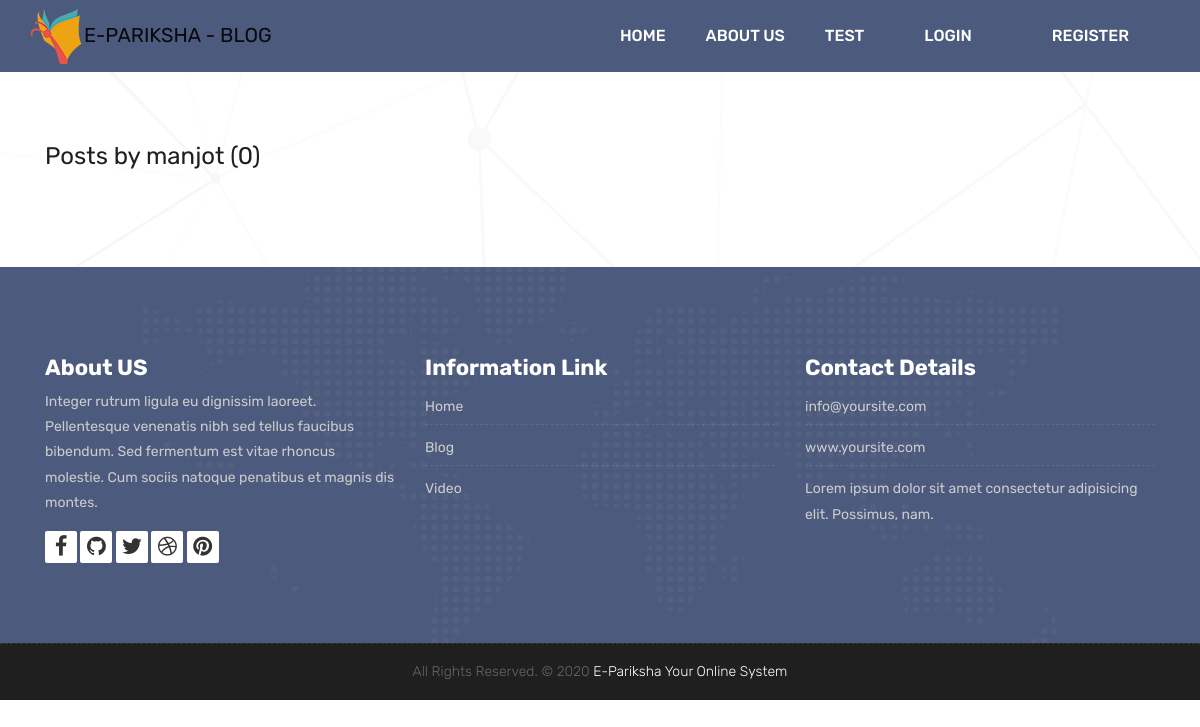
/blog/user/manjot, run on an earlier commit of the app's database.
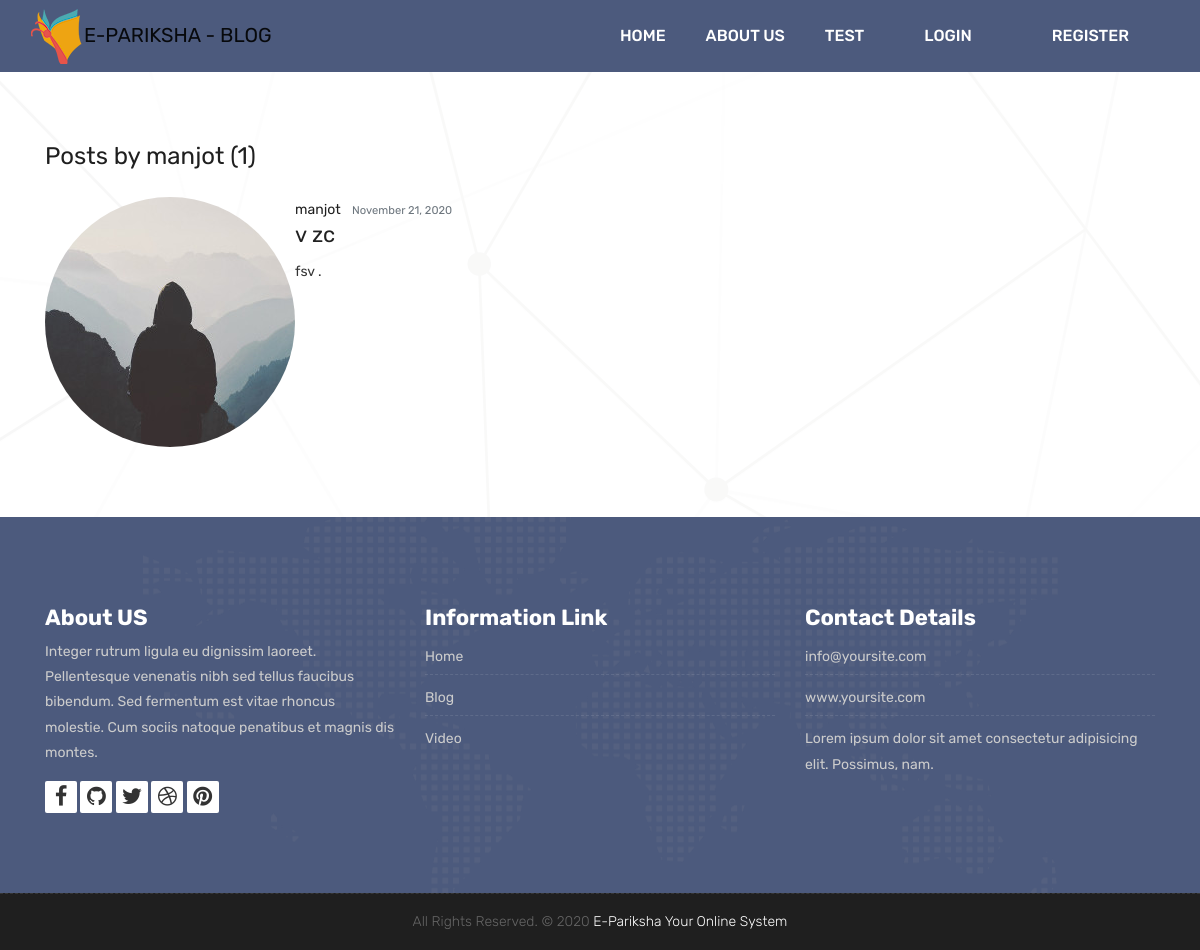
And on a later commit of the database.
### blog/models.py (models this page shows, shortened)
class Post(models.Model):
    title = models.CharField(max_length=100)
    important = models.BooleanField(default=False)
    content = models.TextField()
    date_posted = models.DateTimeField(default=timezone.now)
    author = models.ForeignKey(User, on_delete=models.CASCADE)

### users/models.py (models this page shows, shortened)
class Profile(models.Model):
    CHOICES =(
        ("Teacher", "Teacher"),
        ("Student", "Student"),
        ("Other","Other")
    )
    user = models.OneToOneField(User, on_delete=models.CASCADE)
    image = models.ImageField(default='default.jpg', upload_to='profile_pics')
    status_verified  = models.BooleanField(default=False)
    position = models.CharField(
        max_length=10,
        choices=CHOICES,
        default="Other",
    )

### blog/views.py (the view)
# urls.py: path('user/<str:username>', UserPostListView.as_view(), name='user-posts'),
class UserPostListView(ListView):
    model = Post
    template_name = 'blog/user_posts.html'  # <app>/<model>_<viewtype>.html
    context_object_name = 'posts'
    paginate_by = 5
    def get_queryset(self):
        user = get_object_or_404(User, username=self.kwargs.get('username'))
        return Post.objects.filter(author=user).order_by('-date_posted')

### blog/templates/blog/user_posts.html (shortened to what this page needs)
{% extends "tester/base.html" %}
{% block content %}
    <h1 class="mb-3">Posts by {{ view.kwargs.username }} ({{ page_obj.paginator.count }})</h1>
    {% for post in posts %}
        <article class="media content-section   {{ post.important }}">
          <img class="rounded-circle article-img" src="{{ post.author.profile.image.url }}">
          <div class="media-body">
            <div class="article-metadata">
              <a class="mr-2" href="{% url 'user-posts' post.author.username %}">{{ post.author }}</a>
              <small class="text-muted">{{ post.date_posted|date:"F d, Y" }}</small>
            </div>
            <h2><a class="article-title" href="{% url 'post-detail' post.id %}">{{ post.title }}</a></h2>
            <p class="article-content">{{ post.content }}</p>
          </div>
        </article>
    {% endfor %}
{% endblock content %}

### tester/templates/tester/base.html (shortened to what this page needs)
{% load static %}
<!DOCTYPE html>
<html lang="en">
<link rel="stylesheet" href="{% static 'tester/css/bootstrap.min.css' %}">
<link rel="stylesheet" href="{% static 'tester/style.css' %}">
<link rel="stylesheet" href="{% static 'tester/css/versions.css' %}">
<link rel="stylesheet" href="{% static 'tester/css/responsive.css' %}">
<link rel="stylesheet" href="{% static 'tester/css/custom.css' %}">
</head>
<body class="host_version">
	<header class="top-navbar">
		<nav class="navbar navbar-expand-lg navbar-light bg-light">
			<div class="container-fluid">
				<a class="navbar-brand" href="\">
					<img src="{% static 'tester/images/logo.png' %}" alt="" />E-PARIKSHA - BLOG
				</a>
				<div class="collapse navbar-collapse" id="navbars-host">
					<ul class="navbar-nav ml-auto">
						<li class="nav-item"><a class="nav-link" href="\">Home</a></li>
						<li class="nav-item"><a class="nav-link" href="about">About Us</a></li>
						<li class="nav-item dropdown"><a class="nav-link" href="">Test</a></li>
						{% if user.is_authenticated %}
							<li class="nav-item"><a class="nav-item nav-link" href="{% url 'post-create' %}">New Post</a>
							<li class="nav-item"><a class="nav-item nav-link" href="{% url 'profile' %}">Profile</a>
							<li class="nav-item"><a class="nav-item nav-link" href="{% url 'logout' %}">Logout</a>
						{% else %}
							<li class="nav-item"><a class="nav-item nav-link" href="{% url 'login' %}">Login</a>
							<li class="nav-item"><a class="nav-item nav-link" href="{% url 'register' %}">Register</a>
						{% endif %}
					</ul>
				</div>
			</div>
		</nav>
	</header>
	<div id="contact" class="section wb">
		<div class="container">
					{% block content %}
					{% endblock  %}
		</div>
	</div>
	<footer class="footer">
		<div class="container">
			<div class="row">
				<div class="col-lg-4 col-md-4 col-xs-12">
					<div class="widget clearfix">
						<div class="widget-title">
							<h3>About US</h3>
						</div>
						<p> Integer rutrum ligula eu dignissim laoreet. Pellentesque venenatis nibh sed tellus faucibus
							bibendum. Sed fermentum est vitae rhoncus molestie. Cum sociis natoque penatibus et magnis
							dis montes.</p>
						<div class="footer-right">
							<ul class="footer-links-soi">
								<li><a href="#"><i class="fa fa-facebook"></i></a></li>
								<li><a href="#"><i class="fa fa-github"></i></a></li>
								<li><a href="#"><i class="fa fa-twitter"></i></a></li>
								<li><a href="#"><i class="fa fa-dribbble"></i></a></li>
								<li><a href="#"><i class="fa fa-pinterest"></i></a></li>
							</ul>
						</div>
					</div>
				</div>
				<div class="col-lg-4 col-md-4 col-xs-12">
					<div class="widget clearfix">
						<div class="widget-title">
							<h3>Information Link</h3>
						</div>
						<ul class="footer-links">
							<li><a href="#">Home</a></li>
							<li><a href="#">Blog</a></li>
							<li><a href="#">Video</a></li>
						</ul>
					</div>
				</div>
				<div class="col-lg-4 col-md-4 col-xs-12">
					<div class="widget clearfix">
						<div class="widget-title">
							<h3>Contact Details</h3>
						</div>
						<ul class="footer-links">
							<li><a href="mailto:#">info@yoursite.com</a></li>
							<li><a href="#">www.yoursite.com</a></li>
							<li>Lorem ipsum dolor sit amet consectetur adipisicing elit. Possimus, nam.</li>
						</ul>
					</div>
				</div>
			</div>
		</div>
	</footer>
	<div class="copyrights">
		<div class="container">
			<div class="footer-distributed">
				<div class="footer-center">
					<p class="footer-company-name">All Rights Reserved. &copy; 2020 <a href="#">E-Pariksha</a>
						<a href="#">Your Online System</a></p>
				</div>
			</div>
		</div>
	</div>
</body>
</html>

### tester/static/tester/style.css (style rules this page uses)
body { color: #333333; font-size: 14px; font-family: 'Rubik', sans-serif; line-height: 1.80857; }
html, body { height: 100%; }
a { color: #1f1f1f; text-decoration: none !important; outline: none !important; -webkit-transition: all .3s ease-in-out; -moz-transition: all .3s ease-in-out; -ms-transition: all .3s ease-in-out; -o-transition: all .3s ease-in-out; transition: all .3s ease-in-out; }
h1, h2, h3, h4, h5, h6 { letter-spacing: 0; font-weight: normal; position: relative; padding: 0 0 10px 0; font-weight: normal; line-height: 120% !important; color: #1f1f1f; margin: 0 }
h1 { font-size: 24px }
h2 { font-size: 22px }
h3 { font-size: 18px }
h1 a, h2 a, h3 a, h4 a, h5 a, h6 a { color: #212121; text-decoration: none !important; opacity: 1 }
a { color: #1f1f1f; text-decoration: none; outline: none; }
.top-navbar .bg-light { background: #4c5a7d !important; }
.top-navbar .navbar-light .navbar-nav .nav-link { color: #ffffff; font-size: 16px; font-weight: 500; }
.top-navbar .navbar-light .navbar-nav .nav-item { position: relative; display: inline-block; padding: 15px 0px; margin: 0px 20px; }
.top-navbar .navbar-light .navbar-nav .nav-item .nav-link { padding: 6px 0px; position: relative; display: block; line-height: 30px; letter-spacing: 0px; text-transform: uppercase; }
.top-navbar .navbar-light .navbar-nav .nav-item::after { position: absolute; content: ''; left: 50%; bottom: auto; top: 11px; width: 5px; height: 5px; opacity: 0; margin-left: -3px; background-color: #ffffff; border-radius: 50px; -webkit-transform: translateY(0px); transform: translateY(0px); transition: all 900ms ease; -webkit-transition: all 900ms ease; -ms-transition: all 900ms ease; -o-transition: all 900ms ease; -moz-transition: all 900ms ease; }
.top-navbar .navbar-light .navbar-nav .nav-item .nav-link::before { position: absolute; content: ''; left: 0%; bottom: auto; top: -4px; width: 5px; height: 5px; border-radius: 50px; opacity: 0; margin-left: -10px; background-color: #ffffff; -webkit-transform: translateY(0px); transform: translateY(0px); transition: all 900ms ease; -webkit-transition: all 900ms ease; -ms-transition: all 900ms ease; -o-transition: all 900ms ease; -moz-transition: all 900ms ease; }
.top-navbar .navbar-light .navbar-nav .nav-item .nav-link::after { position: absolute; content: ''; right: 0%; left: auto; bottom: auto; top: -4px; width: 5px; height: 5px; border-radius: 50px; border: none !important; opacity: 0; margin-right: -11px; background-color: #ffffff; transition: all 900ms ease; -webkit-transition: all 900ms ease; -ms-transition: all 900ms ease; -o-transition: all 900ms ease; -moz-transition: all 900ms ease; }
.top-navbar .bg-light { padding-top: 0px; padding-bottom: 0px; box-shadow: 0 0 18px 0 rgba(0, 0, 0, .12); }
.section { display: block; position: relative; overflow: hidden; padding: 70px 0; }
.section.wb { background-color: #ffffff; }
#contact { background: url(images/bg.png) no-repeat center center #fff; }
.footer { padding: 90px 0 80px !important; color: #cccccc; background: #4c5a7d url('images/world-map.png') no-repeat center; }
.footer .widget-title { position: relative; display: block; margin-bottom: 10px; }
.footer .widget-title h3 { color: #fff; font-weight: 700; font-size: 22px; padding: 0; margin: 0; line-height: 1 !important; }
.footer-links { list-style: none; padding: 0; }
.footer-links a { color: #cccccc; }
.footer-links li { margin-bottom: 5px; display: block; width: 100%; padding: 5px 0px; border-bottom: 1px dashed rgba(255, 255, 255, 0.1); }
.footer-links li:last-child { margin-bottom: 0; padding-bottom: 0; border: 0; }
.copyrights { border-top: 1px dashed rgba(255, 255, 255, 0.1); background-color: #1f1f1f; box-sizing: border-box; width: 100%; text-align: left; padding: 10px 0px; overflow: hidden; }
.footer-distributed .footer-company-name { font-weight: 300; margin: 0 10px; color: #666; padding: 5px 0px; }
.footer-distributed .footer-company-name a { color: #ffffff; }
.footer-links-soi { margin: 0px; padding: 0px; }
.footer-links-soi li { display: inline-block; }
.footer-links-soi li a { background: #ffffff; color: #333333; width: 32px; height: 32px; display: block; font-size: 22px; text-align: center; line-height: 32px; border-radius: 2px; }
.footer-links-soi li a i { -webkit-transition: all 0.6s ease; -o-transition: all 0.6s ease; transition: all 0.6s ease; }
.footer-center { text-align: center; }

What changed in the data, as far as the page shows it:
added Post: author.profile.image (placeholder picture), author "manjot", date_posted "November 21, 2020", title "v zc", content "fsv ."
Also different on the page:
{{ page_obj.paginator.count }}: "0" → "1"
